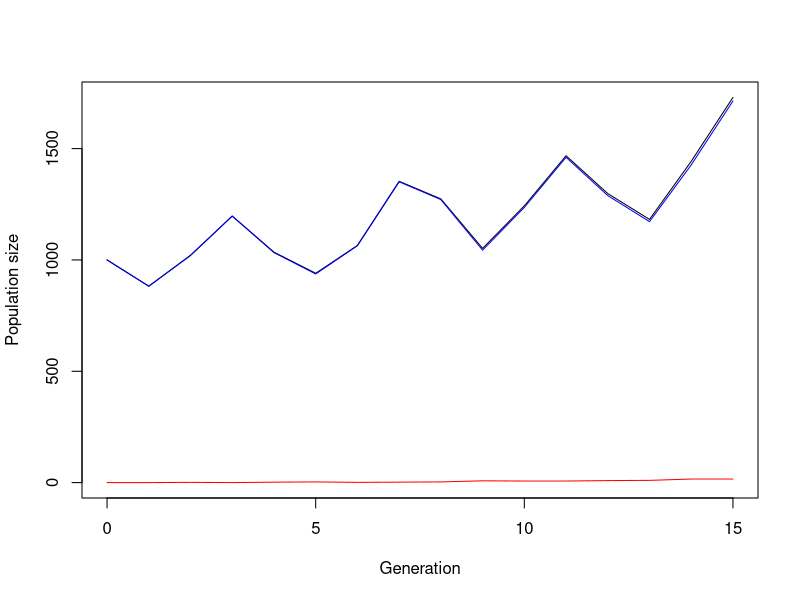

Recreate this plot in R.
## ---- chunk 1
simulate_one_gen <- function(N_a, N_A, fitnessa, fitnessA, mut_rate) {
  # draw offspring according to Poisson distribution
  offsp_a <- rpois(1, N_a * fitnessa)
  offsp_A <- rpois(1, N_A * fitnessA)
  # draw new mutants according to Poisson distribution
  mut_a_to_A <- rpois(1, offsp_a * mut_rate)
  mut_A_to_a <- rpois(1, offsp_A * mut_rate)
  
  # determine new population sizes of wild type and mutant
  N_a_new <- max(offsp_a - mut_a_to_A, 0)+mut_A_to_a
  N_A_new <- max(offsp_A - mut_A_to_a, 0) + mut_a_to_A
  
  return(c(N_a_new, N_A_new))
}
## ---- chunk 2
simulate_pop <- function(N_init_a, N_init_A, maxfit, minfit, fitflip, mut_rate, t_max) {
  # Create the vector in which to save the results
  pop_vector <- c(N_init_a, N_init_A)
  # initiate the variables
  pop_new <- c(N_init_a, N_init_A)
  v <- 0
  fitness <- sample(c(minfit,maxfit))
  fitnessa <- fitness[1]
  fitnessA <- fitness[2]
  # run the simulation until generation t_max
  for (i in 1:t_max+1) {
    #define fitness of a and A for each iteration
    if (v<fitflip){
      v <- v+1
    } else {
      fitness <- fitnessa
      fitnessa <- fitnessA
      fitnessA <- fitness
      v <- 0
    }
      
    # redefine the current population one generation later
    pop_new <- simulate_one_gen(pop_new[1],pop_new[2], fitnessa, fitnessA, mut_rate)
    # add the new population sizes to the output vector
    pop_vector <- rbind(pop_vector,pop_new)
    # condition to stop the simulation before t_max: either the population exceeds 1.5 times the original population size, or it goes extinct
    if (pop_new[1]+pop_new[2]>=1.5*(N_init_a+ N_init_A) | pop_new[1]+pop_new[2]==0) break
  }
  
  # define the row and column names of the output vector
  rownames(pop_vector) <- (0:t_max)[1:length(pop_vector[,1])] # note that the vector has to be cut if the simulation stopped early
  colnames(pop_vector) <- c("a","A")
  # return the result
  return(pop_vector)	
}

max_gen <- 1000
n0_a <- 1000
n0_A <- 0
maxfit <- 1.2
minfit <- 0.9
flipswitch <- 1
mut_rate <- 0.001
# create your simulation data
output <- simulate_pop(n0_a,n0_A,maxfit,minfit,flipswitch,mut_rate,max_gen)

# show the last few lines of the data table
print(tail(output))
# plot the output - note that the plot range and the x axis have to be adjusted based on the length of the table
# determine x axis range 
x_range <- 0:(length(output[,1])-1)
# this plots the total population size
plot(x_range,output[,1]+output[,2],type='l',ylim=c(0,max(output[,1]+output[,2])),xlab = "Generation",ylab = "Population size")
# add number of wild type individuals
lines(x_range,output[,1], col="blue")
# add number of mutant individuals
lines(x_range,output[,2], col="red")
